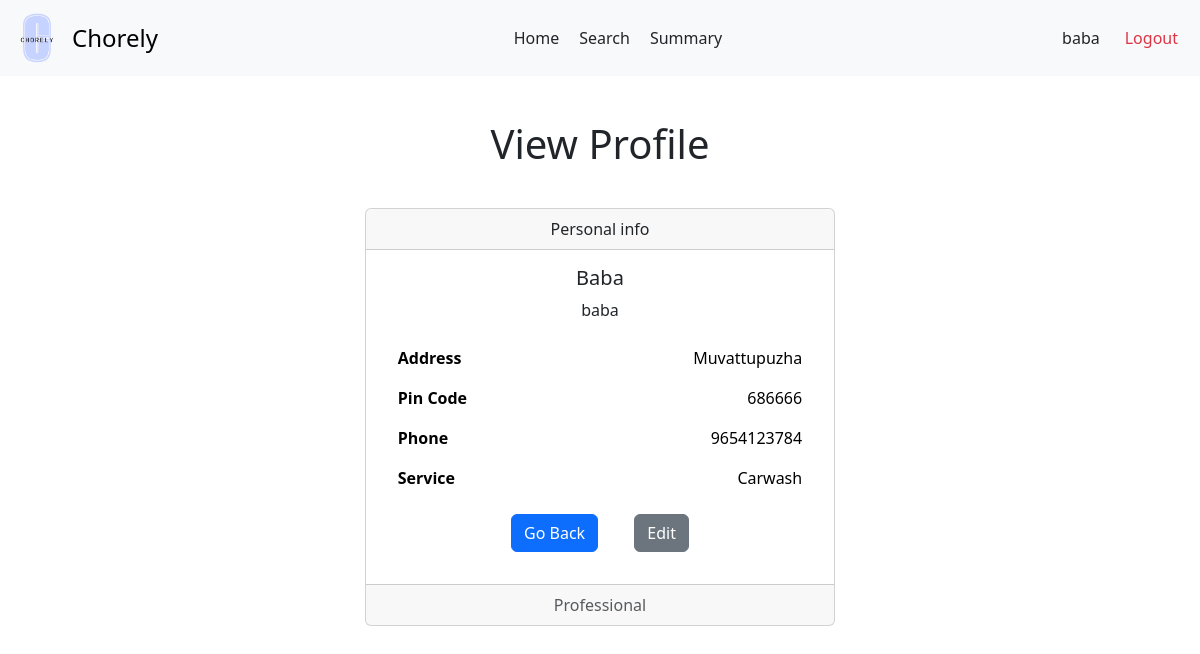
The app's page /prof/2/profile, older data.
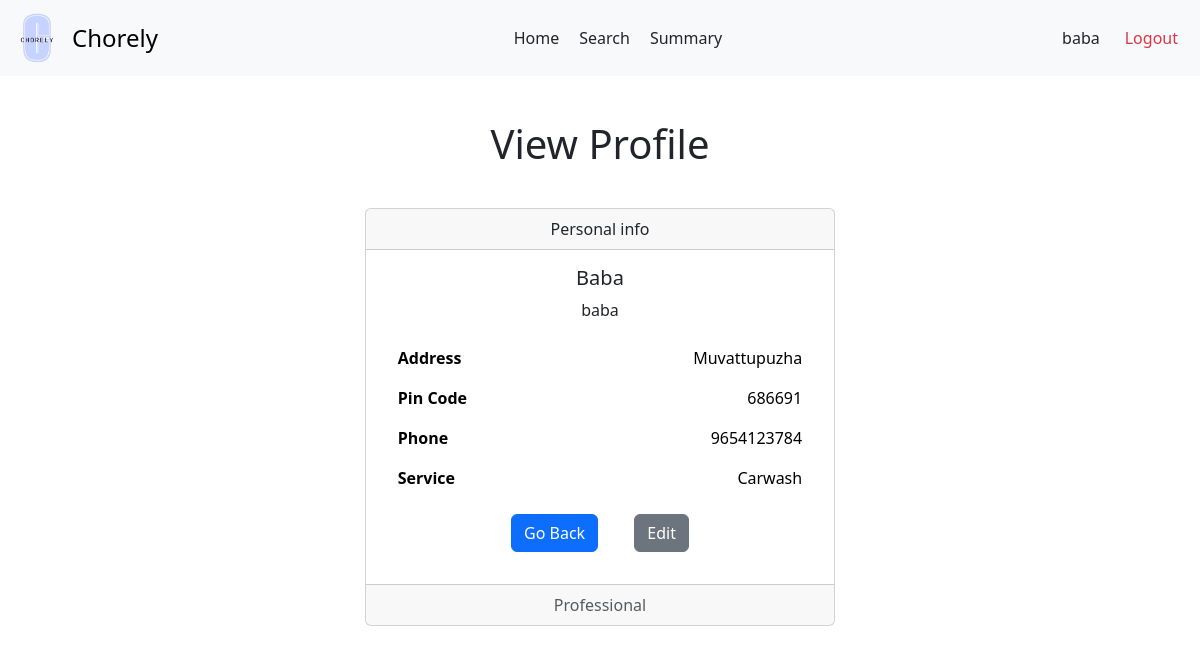
The same page, newer data.
### backend/models.py (models this page shows)
class ServiceProfessionals(db.Model):
    __tablename__ = 'ServiceProfessionals'
    professional_id = db.Column(db.Integer, primary_key=True, autoincrement=True)
    user_id = db.Column(db.Integer, db.ForeignKey('Users.user_id'), unique=True, nullable=False)
    service_id = db.Column(db.Integer, db.ForeignKey('Services.service_id'), nullable=False)
    experience_years = db.Column(db.Integer)
    profile_verified = db.Column(db.Boolean, default=False)
    name = db.Column(db.String, nullable = False)
    phone = db.Column(db.String)
    address = db.Column(db.String)
    pin_code = db.Column(db.String)
    service_requests = db.relationship('ServiceRequests', backref='professional')

### backend/professionalController.py (the view)
@app.route('/prof/<int:professional_id>/profile')
def view_professional_profile(professional_id):
  pro = ServiceProfessionals.query.get(professional_id)
  user = Users.query.get(pro.user.user_id)
  return render_template('prof-profile.html', pro = pro, user=user)

### templates/prof-profile.html (shortened to what this page needs)
<!DOCTYPE html>
<html lang="en">
<head>
  <link href="https://cdn.jsdelivr.net/npm/bootstrap@5.3.3/dist/css/bootstrap.min.css" rel="stylesheet">
  <link rel="stylesheet" href="{{ url_for('static', filename='profile.css') }}">
  <link rel="stylesheet" href="{{ url_for('static', filename='navbar.css') }}">
</head>
<body>
  <nav class="navbar bg-body-tertiary">
    <div class="container-fluid">
      <a class="navbar-brand d-flex align-items-center" href="#" style="text-decoration: none;">
        <img src="{{ url_for('static', filename='logo.png') }}" alt="Chorely Logo" width="50" height="50" id="logo">
        <span style="font-size: 1.5rem;">Chorely</span>
      </a>
      <div style="display: flex;">
        <a class="nav-link active" aria-current="page" href="/user/prof/{{ user.user_id }}">Home</a>
        <a class="nav-link" href="/prof/{{ pro.professional_id }}/search">Search</a>
        <a class="nav-link" href="#">Summary</a>
      </div>
      <div class="d-flex text text-end">
        <a class="nav-link" href="/prof/{{ pro.professional_id }}/profile">{{ pro.user.username }}</a>
        <a class="nav-link text-danger" href="/userlogin">Logout</a>
      </div>
    </div>
  </nav>
  <div id="main">
    <div id="canvas" class="mx-auto">
      <div class="text text-center">
        <h1 class="headings">View Profile</h1>
      </div>
      <div class="form-body mx-auto my-4 py-3">
        <div class="card text-center" style="width: 70%; margin: auto;">
          <div class="card-header">
            Personal info
          </div>
          <div class="card-body px-4">
            <h5 class="card-title">{{ pro.name | title }}</h5>
            <p class="card-text">{{ pro.user.username }}</p>
            <table class="table table-borderless mb-3">
              <tbody>
                  <th>Address</th>
                  <td>{{ pro.address | title }} </td>
                <tr>
                  <th>Pin Code</th>
                  <td>{{ pro.pin_code }}</td>
                </tr>
                <tr>
                  <th>Phone</th>
                  <td>{{ pro.phone }}</td>
                </tr>
                <tr>
                  <th>Service</th>
                  <td>{{ pro.service.name | title }}</td>
                </tr>
              </tbody>
            </table>
            <a href="/user/prof/{{ user.user_id }}" class="btn btn-primary mx-3">Go Back</a>
            <a href="/prof/{{ pro.professional_id }}/profile/edit" class="btn btn-secondary mx-3">Edit</a>
          </div>
          <div class="mt-3 card-footer text-body-secondary">
            Professional
          </div>
        </div>
      </div>
  </div>
</body>
</html>

Row changes from the older to the newer data that the page shows:
changed ServiceProfessionals "Baba": pin_code "686666" → "686691"
